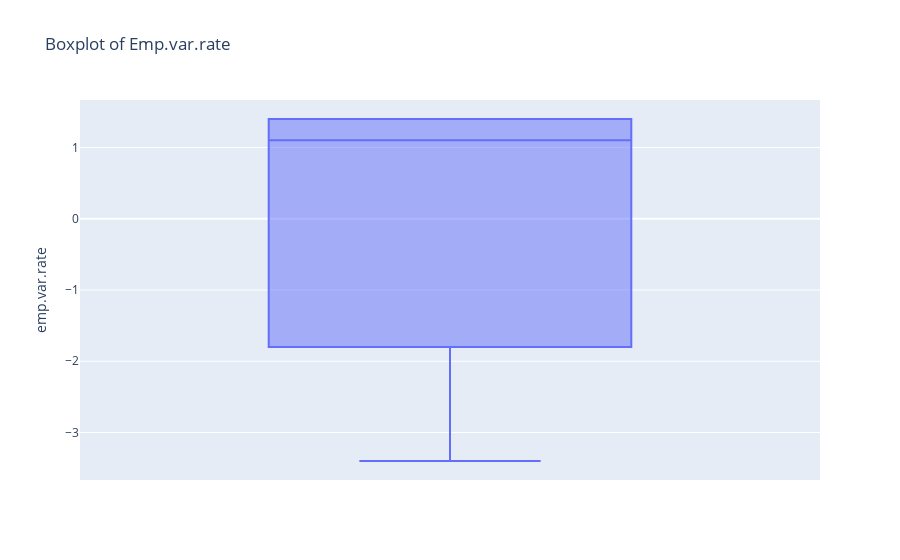
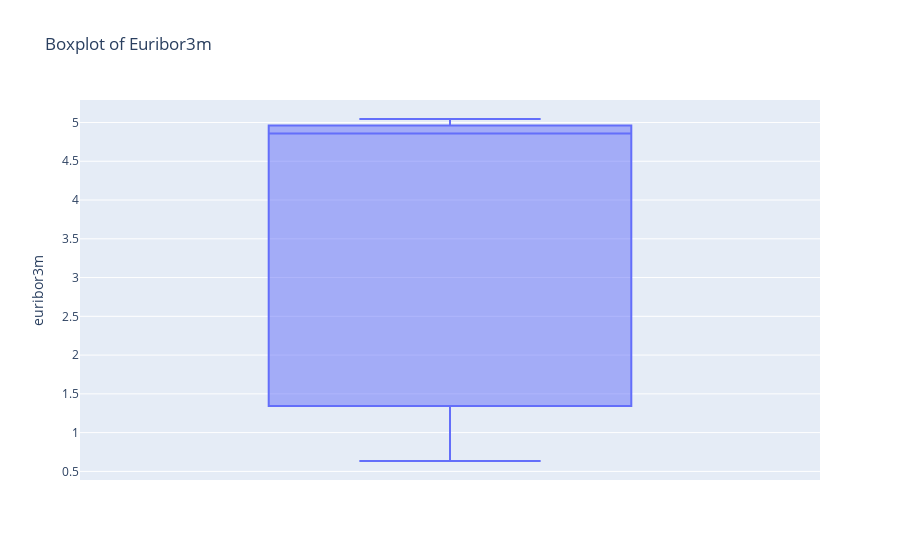
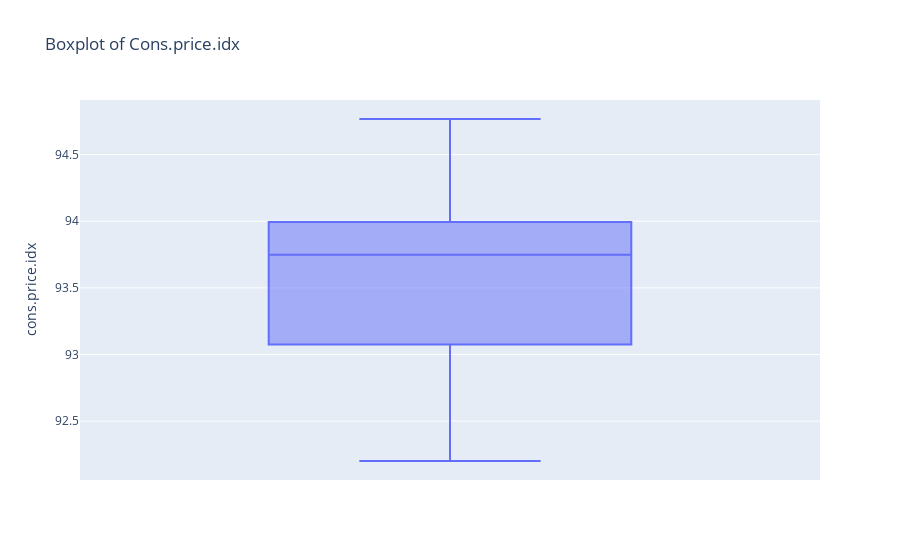
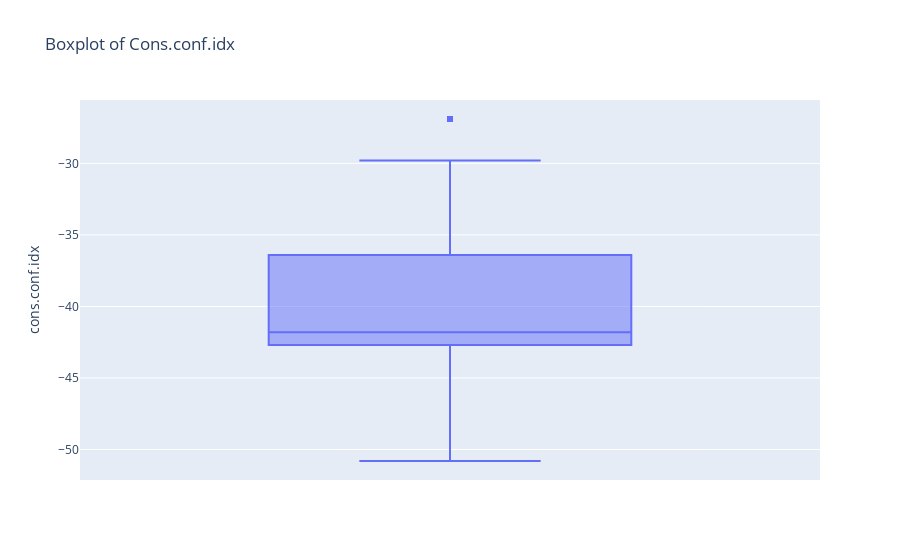

The code cell stored with these charts, in order, in its notebook:
### Markdown cell above
##### **Interpretations of the boxplots for customer behaviour columns**

(1) Boxplot of Age : Slight right skew — most customers are aged 32–47, with a few valid senior clients up to 98 years old retained as realistic outliers.

(2) Boxplot of Campaign : Long right tail — typical customers received 1–3 calls, while some intensive campaigns reached 30–56 contacts, reflecting true marketing effort.

(3) Boxplot of Pdays : Dominant value 999 marks customers not previously contacted. Though extreme, it’s an intentional placeholder, not an error.

(4) Boxplot of Previous : Strongly skewed to zero — most had no previous contact, while a few repeat customers (up to 7) are valid business cases.

---

### Code cell
# Secondly, I will create individual boxplots for economic indicator columns

#boxplot for 'emp.var.rate'
fig = px.box(bank, y='emp.var.rate', points='outliers', title='Boxplot of Emp.var.rate'); fig.show()

#boxplot for 'euribor3m'
fig = px.box(bank, y='euribor3m', points='outliers', title='Boxplot of Euribor3m'); fig.show()

#boxplot for 'cons.price.idx'
fig = px.box(bank, y='cons.price.idx', points='outliers', title='Boxplot of Cons.price.idx'); fig.show()

#boxplot for 'cons.conf.idx'
fig = px.box(bank, y='cons.conf.idx', points='outliers', title='Boxplot of Cons.conf.idx'); fig.show()

#boxplot for 'nr.employed'
fig = px.box(bank, y='nr.employed', points='outliers', title='Boxplot of Nr.employed'); fig.show()

### Figure 1 — Plotly figure (JSON) as saved in the notebook; plotly's stock layout.template omitted (floating-point values rounded to 4 significant figures; data arrays with more than 128 entries replaced by an {"elided": "..."} marker saying what was removed)
{"data": [{"alignmentgroup": "True", "boxpoints": "outliers", "hovertemplate": "emp.var.rate=%{y}<extra></extra>", "legendgroup": "", "marker": {"color": "#636efa"}, "name": "", "notched": false, "offsetgroup": "", "orientation": "v", "showlegend": false, "type": "box", "x0": " ", "xaxis": "x", "y": {"elided": "41188 float values"}, "y0": " ", "yaxis": "y"}], "layout": {"boxmode": "group", "legend": {"tracegroupgap": 0}, "title": {"text": "Boxplot of Emp.var.rate"}, "xaxis": {"anchor": "y", "domain": [0, 1]}, "yaxis": {"anchor": "x", "domain": [0, 1], "title": {"text": "emp.var.rate"}}}}

### Figure 2 — Plotly figure (JSON) as saved in the notebook; plotly's stock layout.template omitted (floating-point values rounded to 4 significant figures; data arrays with more than 128 entries replaced by an {"elided": "..."} marker saying what was removed)
{"data": [{"alignmentgroup": "True", "boxpoints": "outliers", "hovertemplate": "euribor3m=%{y}<extra></extra>", "legendgroup": "", "marker": {"color": "#636efa"}, "name": "", "notched": false, "offsetgroup": "", "orientation": "v", "showlegend": false, "type": "box", "x0": " ", "xaxis": "x", "y": {"elided": "41188 float values"}, "y0": " ", "yaxis": "y"}], "layout": {"boxmode": "group", "legend": {"tracegroupgap": 0}, "title": {"text": "Boxplot of Euribor3m"}, "xaxis": {"anchor": "y", "domain": [0, 1]}, "yaxis": {"anchor": "x", "domain": [0, 1], "title": {"text": "euribor3m"}}}}

### Figure 3 — Plotly figure (JSON) as saved in the notebook; plotly's stock layout.template omitted (floating-point values rounded to 4 significant figures; data arrays with more than 128 entries replaced by an {"elided": "..."} marker saying what was removed)
{"data": [{"alignmentgroup": "True", "boxpoints": "outliers", "hovertemplate": "cons.price.idx=%{y}<extra></extra>", "legendgroup": "", "marker": {"color": "#636efa"}, "name": "", "notched": false, "offsetgroup": "", "orientation": "v", "showlegend": false, "type": "box", "x0": " ", "xaxis": "x", "y": {"elided": "41188 float values"}, "y0": " ", "yaxis": "y"}], "layout": {"boxmode": "group", "legend": {"tracegroupgap": 0}, "title": {"text": "Boxplot of Cons.price.idx"}, "xaxis": {"anchor": "y", "domain": [0, 1]}, "yaxis": {"anchor": "x", "domain": [0, 1], "title": {"text": "cons.price.idx"}}}}

### Figure 4 — Plotly figure (JSON) as saved in the notebook; plotly's stock layout.template omitted (floating-point values rounded to 4 significant figures; data arrays with more than 128 entries replaced by an {"elided": "..."} marker saying what was removed)
{"data": [{"alignmentgroup": "True", "boxpoints": "outliers", "hovertemplate": "cons.conf.idx=%{y}<extra></extra>", "legendgroup": "", "marker": {"color": "#636efa"}, "name": "", "notched": false, "offsetgroup": "", "orientation": "v", "showlegend": false, "type": "box", "x0": " ", "xaxis": "x", "y": {"elided": "41188 float values"}, "y0": " ", "yaxis": "y"}], "layout": {"boxmode": "group", "legend": {"tracegroupgap": 0}, "title": {"text": "Boxplot of Cons.conf.idx"}, "xaxis": {"anchor": "y", "domain": [0, 1]}, "yaxis": {"anchor": "x", "domain": [0, 1], "title": {"text": "cons.conf.idx"}}}}
